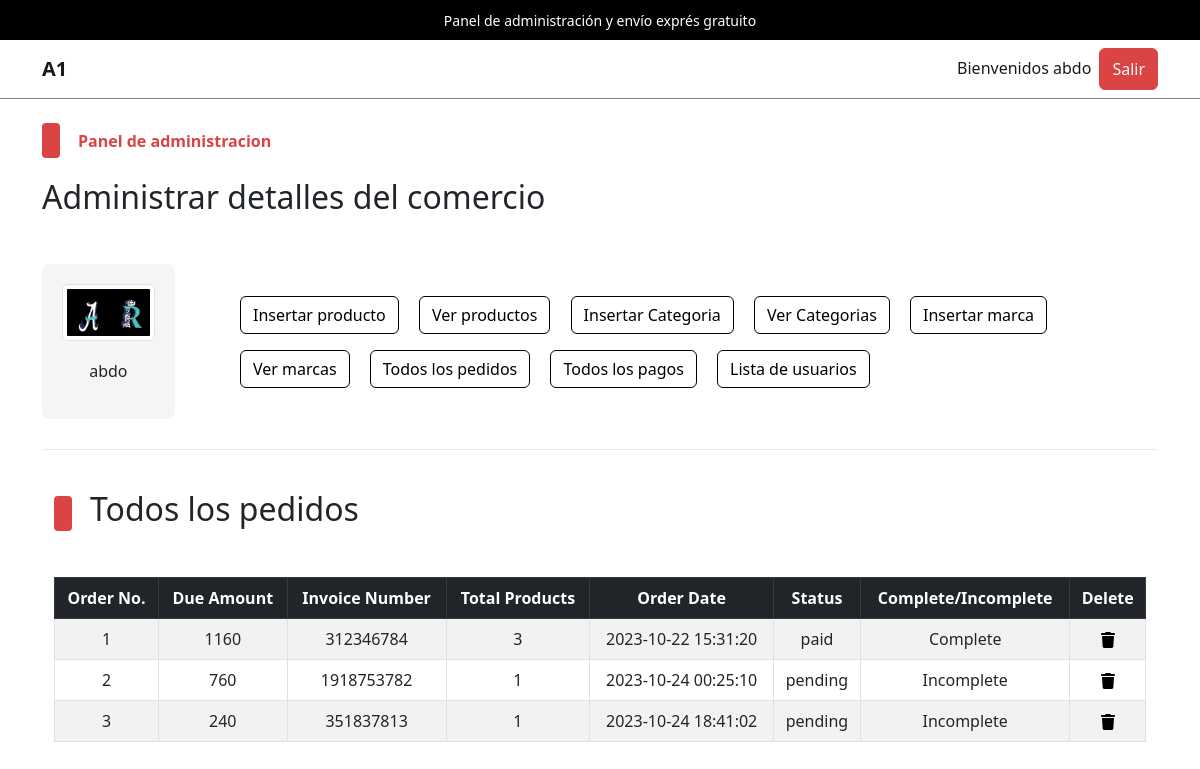
/admin/index.php?list_orders (signed in), run on the app's committed database.
### tables this page shows
CREATE TABLE `admin_table` (
  `admin_id` int(11) NOT NULL,
  `admin_name` varchar(100) NOT NULL,
  `admin_email` varchar(200) NOT NULL,
  `admin_image` varchar(255) NOT NULL,
  `admin_password` varchar(255) NOT NULL
);

CREATE TABLE `user_orders` (
  `order_id` int(11) NOT NULL,
  `user_id` int(11) NOT NULL,
  `amount_due` int(255) NOT NULL,
  `invoice_number` int(255) NOT NULL,
  `total_products` int(255) NOT NULL,
  `order_date` timestamp NOT NULL DEFAULT current_timestamp() ON UPDATE current_timestamp(),
  `order_status` varchar(255) NOT NULL
);

### admin/list_orders.php (the view, shortened to what this page needs)
<!DOCTYPE html>
<html lang="es">
<head>
</head>
<body>
    <div class="container">
        <div class="categ-header">
            <div class="sub-title">
                <span class="shape"></span>
                <h2>Todos los pedidos</h2>
            </div>
        </div>
        <div class="table-data">
            <table class="table table-bordered table-hover table-striped text-center">
                <thead class="table-dark">
                    <?php
                    $get_order_query = "SELECT * FROM `user_orders`";
                    $get_order_result = mysqli_query($con, $get_order_query);
                    $row_count = mysqli_num_rows($get_order_result);
                    if($row_count!=0){
                        echo "
                        <tr>
                        <th>Order No.</th>
                        <th>Due Amount</th>
                        <th>Invoice Number</th>
                        <th>Total Products</th>
                        <th>Order Date</th>
                        <th>Status</th>
                        <th>Complete/Incomplete</th>
                        <th>Delete</th>
                    </tr>
                    ";
                    }
                    ?>
                </thead>
                <tbody>
                    <?php
                    if ($row_count == 0) {
                        echo "<h2 class='text-center text-light p-2 bg-dark'>No orders yet</h2>";
                    } else {
                        $id_number = 1;
                        while ($row_fetch_orders = mysqli_fetch_array($get_order_result)) {
                            $order_id = $row_fetch_orders['order_id'];
                            $amount_due = $row_fetch_orders['amount_due'];
                            $invoice_number = $row_fetch_orders['invoice_number'];
                            $total_products = $row_fetch_orders['total_products'];
                            $order_date = $row_fetch_orders['order_date'];
                            $order_status = $row_fetch_orders['order_status'];
                            $order_complete = $row_fetch_orders['order_status'] == 'paid'? 'Complete' : 'Incomplete';
                            echo "
                            <tr>
                            <td>$id_number</td>
                            <td>$amount_due</td>
                            <td>$invoice_number</td>
                            <td>$total_products</td>
                            <td>$order_date</td>
                            <td>$order_status</td>
                            <td>$order_complete</td>
                            <td>
                                <a href='index.php?delete_order=$order_id' data-bs-toggle='modal' data-bs-target='#deleteModal_$order_id'>
                                </a>
                                <div class='modal fade' id='deleteModal_$order_id' tabindex='-1' aria-labelledby='deleteModal_$order_id.Label' aria-hidden='true'>
                                                            <a class='text-light' href='index.php?delete_order=$order_id'>
                                                                Delete Order No. <strong>$id_number</strong>
                                                            </a>
                                </div>
                            </td>
                        </tr>
                            ";
                            $id_number++;
                        }
                    }
                    ?>
                </tbody>
            </table>
        </div>
    </div>
</body>
</html>

### admin/index.php (shortened to what this page needs)
<?php
    if(isset($_SESSION['admin_username'])){
        $admin_name = $_SESSION['admin_username'];
        $get_admin_data = "SELECT * FROM `admin_table` WHERE admin_name = '$admin_name'";
        $get_admin_result = mysqli_query($con,$get_admin_data);
        $row_fetch_admin_data = mysqli_fetch_array($get_admin_result);
        $admin_name = $row_fetch_admin_data['admin_name'];
        $admin_image = $row_fetch_admin_data['admin_image'];
    }else{
        echo "<script>window.open('./admin_login.php','_self');</script>";
    }
?>
<!DOCTYPE html>
<html lang="es">
<head>
    <link rel="stylesheet" href="../assets/css/bootstrap.css" />
    <link rel="stylesheet" href="../assets/css/main.css" />
</head>
<body>
    <div class="upper-nav primary-bg p-2 px-3 text-center text-break">
        <span>Panel de administración y envío exprés gratuito</span>
    </div>
    <nav class="navbar navbar-expand-lg navbar-light bg-light">
        <div class="container">
            <a class="navbar-brand fw-bold" href="#">A1</a>
            <div class="collapse navbar-collapse" id="navbarSupportedContentad">
                <ul class="navbar-nav ms-auto mb-2 mb-lg-0">
                    <li class="nav-item">
                        <a class="nav-link active" aria-current="page" href="#">Bienvenidos <?php echo $admin_name;?></a>
                    </li>
                    <li class="nav-item">
                    <button class="btn btn-primary p-0 px-1">
                            <a href="./admin_logout.php" class="nav-link text-light">Salir</a>
                        </button>
                    </li>
                </ul>
            </div>
        </div>
    </nav>
    <div class="control">
        <div class="container pt-4 pb-0">
            <div class="categ-header">
                <div class="sub-title">
                    <span class="shape"></span>
                    <span class="title">Panel de administracion</span>
                </div>
                <h2>Administrar detalles del comercio</h2>
            </div>
            <div class="row align-items-center">
                <div class="col-md-2">
                    <div class="admin-image">
                        <a href="./index.php"><img src="./admin_images/<?php echo $admin_image;?>" class="img-thumbnail" alt="Admin Photo"></a>
                        <p><?php echo $admin_name;?></p>
                    </div>
                </div>
                <div class="col-md-10">
                    <div class="buttons">
                        <button class="btn btn-outline-primary m-2">
                            <a href="./insert_product.php" class="nav-link">Insertar producto</a>
                        </button>
                        <button class="btn btn-outline-primary m-2">
                            <a href="index.php?view_products" class="nav-link">Ver productos</a>
                        </button>
                        <button class="btn btn-outline-primary m-2">
                            <a href="index.php?insert_category" class="nav-link">Insertar Categoria</a>
                        </button>
                        <button class="btn btn-outline-primary m-2">
                            <a href="index.php?view_categories" class="nav-link">Ver Categorias</a>
                        </button>
                        <button class="btn btn-outline-primary m-2">
                            <a href="index.php?insert_brand" class="nav-link">Insertar marca</a>
                        </button>
                        <button class="btn btn-outline-primary m-2">
                            <a href="index.php?view_brands" class="nav-link">Ver marcas</a>
                        </button>
                        <button class="btn btn-outline-primary m-2">
                            <a href="index.php?list_orders" class="nav-link">Todos los pedidos</a>
                        </button>
                        <button class="btn btn-outline-primary m-2">
                            <a href="index.php?list_payments" class="nav-link">Todos los pagos</a>
                        </button>
                        <button class="btn btn-outline-primary m-2">
                            <a href="index.php?list_users" class="nav-link">Lista de usuarios</a>
                        </button>
                    </div>
                </div>
            </div>
        </div>
    </div>
    <div class="container">
        <div class="divider"></div>
    </div>
    <div class="change-page">
        <div class="container">
            <?php
            if(isset($_GET['list_orders'])){
                include('./list_orders.php');
            }
            ?>
        </div>
    </div>
</body>
</html>

### assets/css/main.css (style rules this page uses)
* { -webkit-box-sizing: border-box; -moz-box-sizing: border-box; box-sizing: border-box; margin: 0; padding: 0; }
html { scroll-behavior: smooth; }
a { text-decoration: none; color: #000000; cursor: pointer; }
button, input[type="submit"] { cursor: pointer; }
ul { list-style: none; }
.primary-bg { background-color: #000; }
.divider { background-color: #eaeaea; height: 1.5px; width: 100%; margin-top: 30px; margin-bottom: 40px; }
.container .categ-header { display: flex; flex-direction: column; gap: 20px; margin-bottom: 40px; }
.container .categ-header .sub-title { display: flex; flex-direction: row; gap: 18px; align-items: center; }
.container .categ-header .sub-title span:nth-of-type(1) { width: 18px; height: 35px; background-color: #DB4444; border-radius: 4px; -webkit-border-radius: 4px; -moz-border-radius: 4px; -ms-border-radius: 4px; -o-border-radius: 4px; }
.shape { display: inline-block; width: 18px; height: 35px; background-color: #DB4444; border-radius: 4px; -webkit-border-radius: 4px; -moz-border-radius: 4px; -ms-border-radius: 4px; -o-border-radius: 4px; }
.container .categ-header .sub-title span:nth-of-type(2) { color: #DB4444; font-weight: bold; }
.upper-nav span { color: #ffffff; font-size: 14px; }
.bg-light { background-color: #ffffff !important; border-bottom: 1px solid #7D8184; }
.control .container .row .admin-image { width: 80%; background-color: #F5F5F5; padding: 20px; display: flex; flex-direction: column; gap:18px; align-items: center; border-radius: 8px; -webkit-border-radius: 8px; -moz-border-radius: 8px; -ms-border-radius: 8px; -o-border-radius: 8px; }
.control .container .row .admin-image img { width: 100%; }
.control .container .row .buttons a.nav-link { transition: 0s; -webkit-transition: 0s; -moz-transition: 0s; -ms-transition: 0s; -o-transition: 0s; }
td { vertical-align: middle; }

### data on the page
admin_table: admin_name "abdo", admin_image (picture)
user_orders: amount_due "1160", invoice_number "312346784", total_products "3", order_date "2023-10-22 15:31:20", order_status "paid", order_status "Complete"
user_orders: amount_due "760", invoice_number "1918753782", total_products "1", order_date "2023-10-24 00:25:10", order_status "pending", order_status "Incomplete"
user_orders: amount_due "240", invoice_number "351837813", total_products "1", order_date "2023-10-24 18:41:02", order_status "pending", order_status "Incomplete"
